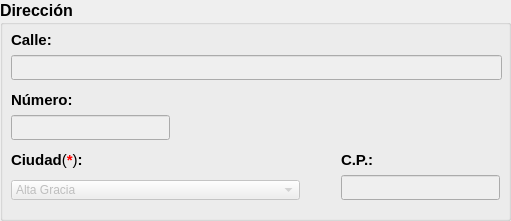
     <widget class="QGroupBox" name="groupBox_direccion_3">
      <property name="geometry">
       <rect>
        <x>640</x>
        <y>80</y>
        <width>511</width>
        <height>221</height>
       </rect>
      </property>
      <property name="minimumSize">
       <size>
        <width>511</width>
        <height>191</height>
       </size>
      </property>
      <property name="maximumSize">
       <size>
        <width>511</width>
        <height>250</height>
       </size>
      </property>
      <property name="font">
       <font>
        <pointsize>12</pointsize>
        <weight>75</weight>
        <bold>true</bold>
       </font>
      </property>
      <property name="autoFillBackground">
       <bool>false</bool>
      </property>
      <property name="title">
       <string>Dirección</string>
      </property>
      <widget class="QLabel" name="label_calle_3">
       <property name="geometry">
        <rect>
         <x>11</x>
         <y>31</y>
         <width>43</width>
         <height>18</height>
        </rect>
       </property>
       <property name="font">
        <font>
         <pointsize>11</pointsize>
         <weight>75</weight>
         <bold>true</bold>
         <underline>false</underline>
        </font>
       </property>
       <property name="text">
        <string>Calle:</string>
       </property>
      </widget>
      <widget class="QLineEdit" name="show_calle_2">
       <property name="enabled">
        <bool>false</bool>
       </property>
       <property name="geometry">
        <rect>
         <x>11</x>
         <y>55</y>
         <width>491</width>
         <height>25</height>
        </rect>
       </property>
       <property name="font">
        <font>
         <pointsize>12</pointsize>
         <weight>50</weight>
         <bold>false</bold>
        </font>
       </property>
       <property name="text">
        <string/>
       </property>
       <property name="maxLength">
        <number>40</number>
       </property>
       <property name="alignment">
        <set>Qt::AlignCenter</set>
       </property>
      </widget>
      <widget class="QLabel" name="label_numCalle_4">
       <property name="geometry">
        <rect>
         <x>11</x>
         <y>91</y>
         <width>64</width>
         <height>18</height>
        </rect>
       </property>
       <property name="font">
        <font>
         <pointsize>11</pointsize>
         <weight>75</weight>
         <bold>true</bold>
         <underline>false</underline>
        </font>
       </property>
       <property name="text">
        <string>Número:</string>
       </property>
      </widget>
      <widget class="QLineEdit" name="show_numCalle_2">
       <property name="enabled">
        <bool>false</bool>
       </property>
       <property name="geometry">
        <rect>
         <x>11</x>
         <y>115</y>
         <width>159</width>
         <height>25</height>
        </rect>
       </property>
       <property name="font">
        <font>
         <pointsize>12</pointsize>
         <weight>50</weight>
         <bold>false</bold>
        </font>
       </property>
       <property name="text">
        <string/>
       </property>
       <property name="maxLength">
        <number>5</number>
       </property>
       <property name="alignment">
        <set>Qt::AlignCenter</set>
       </property>
      </widget>
      <widget class="QLabel" name="label_ciudad_3">
       <property name="geometry">
        <rect>
         <x>11</x>
         <y>151</y>
         <width>78</width>
         <height>18</height>
        </rect>
       </property>
       <property name="font">
        <font>
         <pointsize>11</pointsize>
         <weight>75</weight>
         <bold>true</bold>
         <underline>false</underline>
        </font>
       </property>
       <property name="text">
        <string>&lt;html&gt;&lt;head/&gt;&lt;body&gt;&lt;p&gt;Ciudad&lt;span style=&quot; font-weight:400;&quot;&gt;(&lt;/span&gt;&lt;span style=&quot; color:#ff0000;&quot;&gt;*&lt;/span&gt;&lt;span style=&quot; font-weight:400;&quot;&gt;)&lt;/span&gt;:&lt;/p&gt;&lt;/body&gt;&lt;/html&gt;</string>
       </property>
      </widget>
      <widget class="QLabel" name="label_codPostal_3">
       <property name="geometry">
        <rect>
         <x>341</x>
         <y>151</y>
         <width>35</width>
         <height>18</height>
        </rect>
       </property>
       <property name="font">
        <font>
         <pointsize>11</pointsize>
         <weight>75</weight>
         <bold>true</bold>
         <underline>false</underline>
        </font>
       </property>
       <property name="text">
        <string>C.P.:</string>
       </property>
      </widget>
      <widget class="QLineEdit" name="show_codPostal_2">
       <property name="enabled">
        <bool>false</bool>
       </property>
       <property name="geometry">
        <rect>
         <x>341</x>
         <y>175</y>
         <width>159</width>
         <height>25</height>
        </rect>
       </property>
       <property name="font">
        <font>
         <pointsize>12</pointsize>
         <weight>50</weight>
         <bold>false</bold>
        </font>
       </property>
       <property name="text">
        <string/>
       </property>
       <property name="maxLength">
        <number>5</number>
       </property>
       <property name="alignment">
        <set>Qt::AlignCenter</set>
       </property>
      </widget>
      <widget class="QComboBox" name="show_ciudad_2">
       <property name="enabled">
        <bool>false</bool>
       </property>
       <property name="geometry">
        <rect>
         <x>11</x>
         <y>180</y>
         <width>289</width>
         <height>20</height>
        </rect>
       </property>
       <property name="font">
        <font>
         <pointsize>9</pointsize>
         <weight>50</weight>
         <bold>false</bold>
        </font>
       </property>
       <item>
        <property name="text">
         <string>Alta Gracia</string>
        </property>
       </item>
       <item>
        <property name="text">
         <string>Capilla del Monte</string>
        </property>
       </item>
       <item>
        <property name="text">
         <string>Ciudad de Córdoba</string>
        </property>
       </item>
       <item>
        <property name="text">
         <string>Cosquin</string>
        </property>
       </item>
       <item>
        <property name="text">
         <string>Bialet Masse</string>
        </property>
       </item>
       <item>
        <property name="text">
         <string>La Calera</string>
        </property>
       </item>
       <item>
        <property name="text">
         <string>La Cumbre</string>
        </property>
       </item>
       <item>
        <property name="text">
         <string>La Falda</string>
        </property>
       </item>
       <item>
        <property name="text">
         <string>Santa Maria de Punilla</string>
        </property>
       </item>
       <item>
        <property name="text">
         <string>Tanti</string>
        </property>
       </item>
       <item>
        <property name="text">
         <string>Valle Hermoso</string>
        </property>
       </item>
       <item>
        <property name="text">
         <string>Villa Carlos Paz</string>
        </property>
       </item>
       <item>
        <property name="text">
         <string>Villa Giardino</string>
        </property>
       </item>
      </widget>
     </widget>
